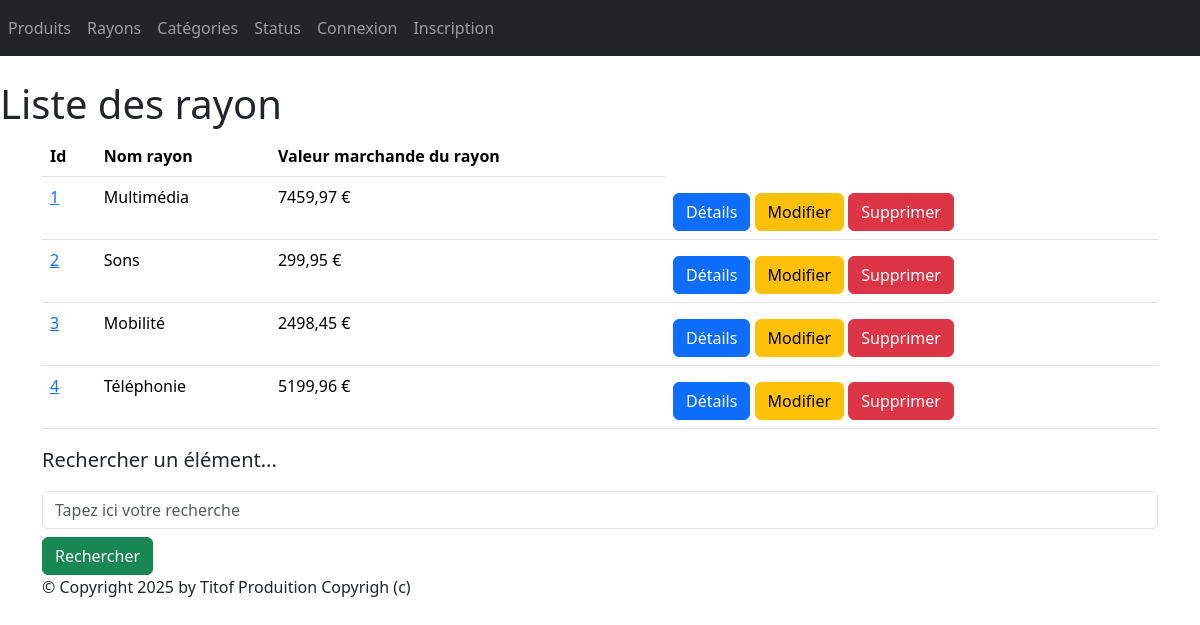
Page /monApp/rayons/ on the committed database.
### monApp/models.py (models this page shows, shortened)
class Rayon(models.Model):
    idRayon = models.AutoField(primary_key=True)
    nomRayon = models.CharField(max_length=100)

### monApp/views.py (the view)
# urls.py: path("rayons/",views.RayonListView.as_view(),name="lst_rys"),
class RayonListView(ListView):
    model = Rayon
    template_name = "monApp/list_rayons.html"
    context_object_name = "rys"
    def get_queryset(self):
        query = self.request.GET.get('search')
        if query:
            return Rayon.objects.filter(nomRayon__icontains=query).prefetch_related(Prefetch("rayon", queryset=Contenir.objects.select_related("idP")))
        return Rayon.objects.prefetch_related(
        Prefetch("rayon", queryset=Contenir.objects.select_related("idP"))
        )
    def get_context_data(self, **kwargs):
        context = super(RayonListView, self).get_context_data(**kwargs)
        context['titremenu'] = "Liste de mes rayons"
        ryns_dt = []
        for rayon in context['rys']:
            total = 0
            for contenir in rayon.rayon.all():
                total += contenir.idP.prixUnitaireProd * contenir.qte
            ryns_dt.append({'rayon': rayon,'total_stock': total})
        context['ryns_dt'] = ryns_dt
        return context

### monApp/templates/monApp/list_rayons.html
{% extends 'monApp/base.html' %}
{% block menu %}
<h1>Liste des rayon</h1>
{% endblock %}
{% block contenu %}
<table class="table">
    <thead>
        <th>Id</th>
        <th>Nom rayon</th>
        <th>Valeur marchande du rayon</th>
    </thead>
    <tbody>
        {% for data in ryns_dt %}
        <tr>
            <td><a href="{% url 'dtl_ry' data.rayon.idRayon %}">{{ data.rayon.idRayon }}</a></td>
            <td>{{ data.rayon.nomRayon }} </td>
            <td>{{ data.total_stock }} €</td>
            <td>
                <a href="{% url 'dtl_ry' data.rayon.idRayon %}" class="btn btn-primary mt-2">Détails</a>
                <a href="{% url 'ry-chng' data.rayon.idRayon %}" class="btn btn-warning mt-2">Modifier</a>
                <a href="{% url 'dtl_ry' data.rayon.idRayon %}" class="btn btn-danger mt-2">Supprimer</a>
            </td>
        </tr>
        {% endfor %}
    </tbody>
</table>
<p class="lead mb-3 ml-0">Rechercher un élément...</p>
<form method="GET" action="">
<input class="form-control" type="text" name="search" placeholder="Tapez ici votre recherche"
value="{{ request.GET.search }}">
<button type="submit" class="btn btn-success mt-2">Rechercher</button>
</form>
{% endblock %}

### static/styles.css (style rules this page uses)
h1 { color: red }

### rows in the picture
Rayon: rayon.idRayon "1", rayon.nomRayon "Multimédia", total_stock "7459,97"
Rayon: rayon.idRayon "2", rayon.nomRayon "Sons", total_stock "299,95"
Rayon: rayon.idRayon "3", rayon.nomRayon "Mobilité", total_stock "2498,45"
Rayon: rayon.idRayon "4", rayon.nomRayon "Téléphonie", total_stock "5199,96"
